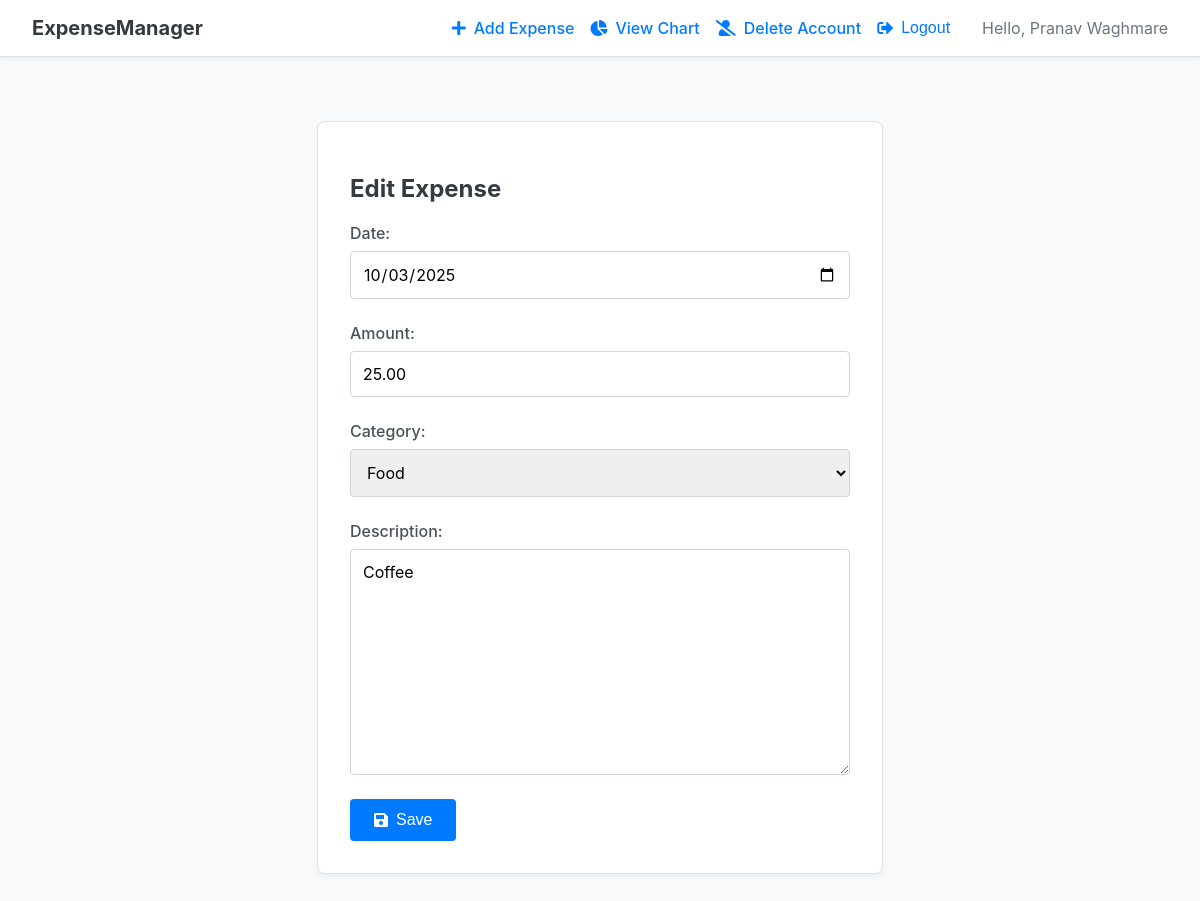
Page /edit/13/ (signed in) on the committed database.
### expenses/models.py (models this page shows, shortened)
class Expense(models.Model):
    CATEGORY_CHOICES = [
        ('Entertainment', 'Entertainment'),
        ('Food', 'Food'),
        ('Transport', 'Transport'),
        ('Bills', 'Bills'),
        ('Healthcare', 'Healthcare'),
        ('Other', 'Other'),
    ]
    user = models.ForeignKey(User, on_delete=models.CASCADE)
    date = models.DateField()
    amount = models.DecimalField(max_digits=10, decimal_places=2)  # Using DecimalField is best practice for currency
    category = models.CharField(max_length=100, choices=CATEGORY_CHOICES)
    description = models.TextField(blank=True, null=True)  # Optional description

### expenses/views.py (the view)
# urls.py: path('edit/<int:expense_id>/', views.edit_expense, name='edit_expense'),
@login_required
def edit_expense(request, expense_id):
    expense = get_object_or_404(Expense, id=expense_id, user=request.user)  # Ensure user owns the expense
    if request.method == 'POST':
        form = ExpenseForm(request.POST, instance=expense)
        if form.is_valid():
            form.save()
            return redirect('view_expenses')
    else:
        form = ExpenseForm(instance=expense)  # Pre-fills the form [cite: 118]
    return render(request, 'expenses/add_edit_expense.html', {'form': form, 'title': 'Edit Expense'})

### expenses/forms.py (shortened to what this page needs)
class ExpenseForm(forms.ModelForm):
    class Meta:
        model = Expense
        fields = ['date', 'amount', 'category', 'description']
        widgets = {
            'date': forms.DateInput(attrs={'type': 'date'})  # Provides a nice date picker UI
        }

### expenses/templates/expenses/add_edit_expense.html (shortened to what this page needs)
{% extends 'expenses/base.html' %}
{% block content %}
    <div class="card form-container">
        <h2>{{ title }}</h2>
        <form method="post">
            {{ form.as_p }}
            <button type="submit"><i class="fas fa-save"></i>Save</button>
        </form>
    </div>
{% endblock %}

### expenses/templates/expenses/base.html (shortened to what this page needs)
<!DOCTYPE html>
<html lang="en">
<head>
    <link rel="stylesheet" href="https://cdnjs.cloudflare.com/ajax/libs/font-awesome/5.15.4/css/all.min.css">
</head>
<body>
    <nav>
        <div class="nav-left">
            <a href="{% url 'view_expenses' %}">ExpenseManager</a>
        </div>
        <div class="nav-right">
            {% if user.is_authenticated %}
                <a href="{% url 'add_expense' %}"><i class="fas fa-plus"></i>Add Expense</a>
                <a href="{% url 'chart' %}"><i class="fas fa-chart-pie"></i>View Chart</a>
                <a href="{% url 'delete_account' %}"><i class="fas fa-user-slash"></i>Delete Account</a>
                <form action="{% url 'logout' %}" method="post" style="display: inline;">
                    {% csrf_token %} <button type="submit"><i class="fas fa-sign-out-alt"></i>Logout</button>
                </form>
                <span>Hello, {% if user.first_name %}{{ user.get_full_name }}{% else %}{{ user.username }}{% endif %}</span>
            {% else %}
                <a href="{% url 'login' %}"><i class="fas fa-sign-in-alt"></i>Login</a>
                <a href="{% url 'signup' %}"><i class="fas fa-user-plus"></i>Sign Up</a>
            {% endif %}
        </div>
    </nav>
    <main>
        {% block content %}{% endblock %}
    </main>
</body>
</html>

### expenses/templates/expenses/base.html (style rules this page uses)
body { font-family: -apple-system, BlinkMacSystemFont, "Segoe UI", Roboto, "Helvetica Neue", Arial, sans-serif; margin: 0; background-color: #f8f9fa; color: #333; transition: background-color 0.3s; }
nav { background: #fff; padding: 1em 2em; margin-bottom: 2em; border-bottom: 1px solid #dee2e6; display: flex; justify-content: space-between; align-items: center; box-shadow: 0 2px 4px rgba(0,0,0,0.05); }
nav a, .nav-right form button { margin-right: 1em; text-decoration: none; color: #007bff; font-weight: 500; transition: color 0.2s, transform 0.2s; display: inline-flex; align-items: center; }
nav a i, .nav-right form button i { margin-right: 0.5em; }
.nav-right form button { background: none; border: none; cursor: pointer; padding: 0; font-size: 1rem; }
.nav-left a { font-size: 1.25rem; font-weight: bold; color: #343a40; }
.nav-right { display: flex; align-items: center; }
.nav-right span { margin-left: 1em; color: #6c757d; }
main { padding: 0 2em; }
.card { background: #fff; border: 1px solid #dee2e6; padding: 1.5em; margin-bottom: 1.5em; border-radius: 0.5rem; box-shadow: 0 2px 4px rgba(0,0,0,0.05); transition: transform 0.2s, box-shadow 0.2s; }
h2, h3 { color: #343a40; }
.form-container { max-width: 500px; margin: 4em auto; padding: 2em; }
form p { display: flex; flex-direction: column; margin-bottom: 1.5em; }
form label { margin-bottom: 0.5em; font-weight: 500; color: #495057; }
input[type="text"], input[type="password"], input[type="email"], input[type="date"], input[type="number"], select, textarea { width: 100%; padding: 0.75em; border: 1px solid #ced4da; border-radius: 0.25rem; box-sizing: border-box; font-family: inherit; font-size: 1rem; transition: border-color 0.2s, box-shadow 0.2s; }
textarea { resize: vertical; min-height: 120px; }
.btn, button[type="submit"] { padding: 0.75em 1.5em; border: none; border-radius: 0.25rem; cursor: pointer; font-size: 1rem; text-decoration: none; text-align: center; transition: background-color 0.2s, transform 0.2s; display: inline-flex; align-items: center; justify-content: center; }
.btn i, button[type="submit"] i { margin-right: 0.5em; }
button[type="submit"] { background-color: #007bff; color: #fff; }

### rows in the picture
Expense: date "10/03/2025", amount "25.00", category "Food", description "Coffee"

### other values in the picture
{{ user.get_full_name }} "Pranav Waghmare"
{{ title }} "Edit Expense"
